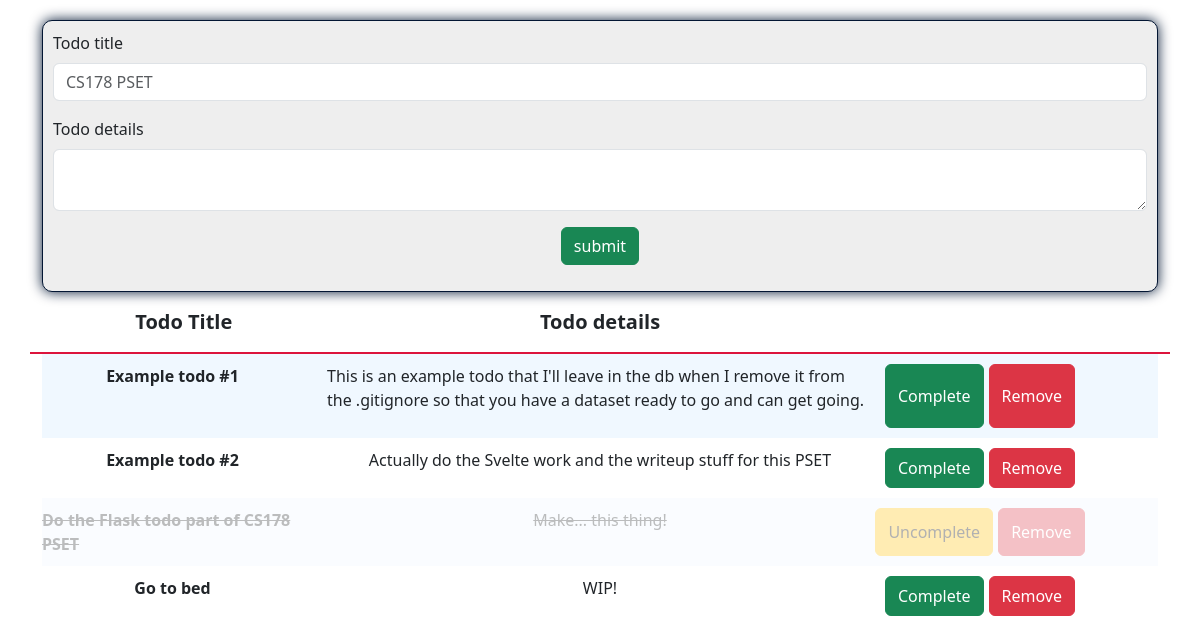
The page / on the database its author committed.
### models.py (models this page shows)
class Todos(db.Model):
  id = db.Column(db.Integer, primary_key=True, autoincrement=True)
  title = db.Column(db.String(64), nullable=False)
  details = db.Column(db.String(512), nullable=True)
  complete = db.Column(db.Boolean, nullable=False)

### app.py (the view)
@app.route("/", methods=["GET"])
def index():
  todos = db.session.execute(db.select(Todos)).scalars().all()
  return render_template("index.html", todos=todos)

### templates/index.html (shortened to what this page needs)
{% extends "layout.html" %}
{% block head %}
<link href="https://cdn.jsdelivr.net/npm/bootstrap@5.3.2/dist/css/bootstrap.min.css" rel="stylesheet">
<link rel="stylesheet" href="{{url_for('static',filename='styles.css')}}" >
{% endblock %}
{% block main %}
<div class="container">
  <div class="col-12">
    <div id="todo-form">
      <form hx-post="/add" hx-target="#todos" hx-swap="beforeend">
        <div class="mb-3">
          <label class="form-label">Todo title</label>
          <input name="title" type="text" class="form-control" placeholder="CS178 PSET" required>
        </div>
        <div class="mb-3">
          <label class="form-label">Todo details</label>
          <textarea name="details" class="form-control" rows="2"></textarea>
        </div>
        <div class="mb-3 d-flex justify-content-center">
          <input class="btn btn-success" type="submit" value="submit">
        </div>
      </form>
    </div>
    <div class="row" id="todo-header">
      <div class="col-3 d-flex justify-content-center">
        Todo Title
      </div>
      <div class="col-6 d-flex justify-content-center">
        Todo details
      </div>
      <div class="col-2 d-flex justify-content-center">
      </div>
    </div>
    <div id="todos">
      {% for todo in todos %}
      <div class="row todo-item {{'todo-complete' if todo.complete}}" data-todo-id={{todo.id}}>
        <div class="col-3 d-flex justify-content-center">
          <b>{{ todo.title }}</b>
        </div>
        <div class="col-6 d-flex justify-content-center">
          <p>{{ todo.details }} </p>
        </div>
        <div class="col-2 d-flex justify-content-center">
          <div class="button-container">
            {% if todo.complete %}
            <button class="btn btn-warning" value={{todo.id}} type="submit" name="complete" hx-post="/complete" hx-target="closest .todo-item" hx-swap="outerHTML">
              Uncomplete
            </button>
            {% else %}
            <button class="btn btn-success" value={{todo.id}} type="submit" name="complete" hx-post="/complete" hx-target="closest .todo-item" hx-swap="outerHTML">
              Complete
            </button>
            {% endif %}
            <button class="btn btn-danger" value={{todo.id}} type="submit" name="remove" hx-post="/remove" hx-target="closest .todo-item" hx-swap="outerHTML"> Remove </button>
          </div>
        </div>
      </div>
      {% endfor %}
    </div>
  </div>
</div>
{% endblock %}

### templates/layout.html (shortened to what this page needs)
<!DOCTYPE html>
<html lang="en">
<head>
    {% block head %} {% endblock %}
</head>
<body>
    {% block main %}
    {% endblock %}
</body>
</html>

### static/styles.css (style rules this page uses)
#todo-header { font-size: 20px; font-weight: bolder; padding: 15px; border-bottom: 2px solid crimson; }
#todos { max-height: 80vh; overflow-y: auto; overflow-x: hidden; }
.todo-item { padding-top: 10px; padding-bottom: 10px; }
.todo-item:nth-of-type(odd) { background-color: aliceblue; }
#todo-form { padding: 10px; background-color: #eee; border-radius: 10px; border: 1px solid #031633; box-shadow: 0 0 .8em #031633; }
.container { padding-top: 20px !important; }
.todo-complete { opacity: 0.3; }
.todo-complete > div > p { text-decoration: line-through; }
.todo-complete > div > b { text-decoration: line-through; }
.button-container { display: flex; flex-direction: row; gap: 5px; }

### rows shown on the page
Todos: title "Example todo #1", details "This is an example todo that I'll leave in the db when I remove it from the .gitignore so that you have a dataset ready to go and can get going.", {{ todo.id }} 1 (drawn)
Todos: title "Example todo #2", details "Actually do the Svelte work and the writeup stuff for this PSET", {{ todo.id }} 2 (drawn)
Todos: title "Do the Flask todo part of CS178 PSET", details "Make... this thing!", {{ todo.id }} 3 (drawn)
Todos: title "Go to bed", details "WIP!", {{ todo.id }} 4 (drawn)
